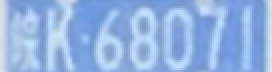
#> input picture PlateR/cache/finemapping/110c5da5.png, 136 x 36 px (shown 2 times larger)
$ python -i detect.py   (imports and definitions only)
#> lines starting #> are read from the running program, lines starting #| are printed output that depends on the picture
#!/usr/bin/env python
# -*- coding: utf-8 -*-
'''
@author:piepis
@file:FacePlateRecognitionMain.py
@time:2018-03-1315:22
@desc: #找到可能的车牌号
'''
import cv2

watch_cascade = cv2.CascadeClassifier('./model/cascade.xml') #加载正负样本

def computeSafeRegion(shape,bounding_rect):
    top = bounding_rect[1] # y
    bottom  = bounding_rect[1] + bounding_rect[3] # y +  h
    left = bounding_rect[0] # x
    right =   bounding_rect[0] + bounding_rect[2] # x +  w

    min_top = 0
    max_bottom = shape[0]
    min_left = 0
    max_right = shape[1]

    # print "computeSateRegion input shape",shape
    if top < min_top:
        top = min_top
        # print "tap top 0"
    if left < min_left:
        left = min_left
        # print "tap left 0"

    if bottom > max_bottom:
        bottom = max_bottom
        #print "tap max_bottom max"
    if right > max_right:
        right = max_right
        #print "tap max_right max"
    # print "corr",left,top,right,bottom
    return [left,top,right-left,bottom-top]

def cropped_from_image(image,rect):
    x, y, w, h = computeSafeRegion(image.shape,rect) #对图片进行采集出车牌位置，返回车牌号
    return image[y:y+h,x:x+w]


# 找到 可能的车牌号 #参数 image_gray 灰度图片
def detectPlateRough(image_gray,resize_h = 720,en_scale =1.08 ,top_bottom_padding_rate = 0.05):
    if top_bottom_padding_rate>0.2:
        print("error:top_bottom_padding_rate > 0.2:",top_bottom_padding_rate)
        exit(1)
    height = image_gray.shape[0]
    padding = int(height*top_bottom_padding_rate)
    scale = image_gray.shape[1]/float(image_gray.shape[0])

    image = cv2.resize(image_gray, (int(scale*resize_h), resize_h))

    image_color_cropped = image[padding:resize_h-padding,0:image_gray.shape[1]]

    image_gray = cv2.cvtColor(image_color_cropped,cv2.COLOR_RGB2GRAY) #灰度化图片

    watches = watch_cascade.detectMultiScale(image_gray, en_scale, 2, minSize=(36, 9),maxSize=(36*40, 9*40)) #找到 确定是车牌的个数

    cropped_images = []
    for (x, y, w, h) in watches:
        cropped_origin = cropped_from_image(image_color_cropped, (int(x), int(y), int(w), int(h))) #图片中的车牌号
        x -= w * 0.14
        w += w * 0.28
        y -= h * 0.6
        h += h * 1.1
        cropped = cropped_from_image(image_color_cropped, (int(x), int(y), int(w), int(h))) #图片中的车牌号扩大一下车牌大小

        cropped_images.append([cropped,[x, y+padding, w, h],cropped_origin])
    return cropped_images

>>> import cv2
>>> picture = cv2.imread('../cache/finemapping/110c5da5.png', cv2.IMREAD_GRAYSCALE)
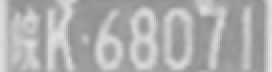
#> picture: shape (36, 136) (shown 2 times larger); min 140, max 231, mean 174.7
>>> result = detectPlateRough(picture)
#> in detectPlateRough, `image_color_cropped = image[padding:resize_h-padding,0:image_gray.shap..`:
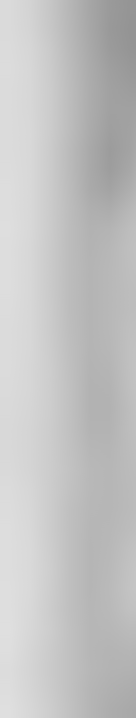
#> image_color_cropped: shape (718, 136); min 148, max 223, mean 194.5
#> (the run stopped early here; a loop or call above may not have finished)
